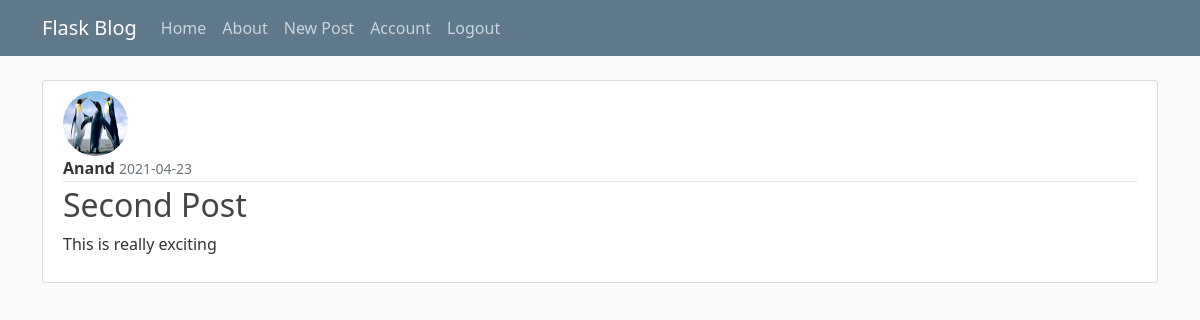
The app's page /post/2 (signed in) with its own data.
### demo/models.py (models this page shows, shortened)
class User(db.Model, UserMixin):
    id = db.Column(db.Integer, primary_key=True)
    username = db.Column(db.String(15), unique=True, nullable=False)
    email = db.Column(db.String(100), unique=True, nullable=False)
    image_file = db.Column(db.String(60), nullable=False, default='default.jpg')
    password = db.Column(db.String(60), nullable=False)
    posts = db.relationship('Post', backref='author', lazy=True)

class Post(db.Model):
    id = db.Column(db.Integer, primary_key=True)
    title = db.Column(db.String(100), nullable=False)
    date_posted = db.Column(db.DateTime, nullable=False, default=datetime.utcnow)
    content = db.Column(db.Text, nullable=False)
    user_id = db.Column(db.Integer, db.ForeignKey('user.id'), nullable=False)

### demo/posts/routes.py (the view)
@posts.route("/post/<int:post_id>")
@login_required
def post(post_id):
    post = Post.query.get_or_404(post_id)
    return render_template('post.html', title=post.title, post=post)

### demo/models.py (called while the page is built)
@login_manager.user_loader
def load_user(user_id):
    return User.query.get(int(user_id))

### demo/templates/post.html (shortened to what this page needs)
{% extends "layout.html" %}
{% block content %}
	<article class="media content-section">
    <img class="rounded-circle article-img" src="{{ url_for('static', filename='profile_pics/' + post.author.image_file) }}">
    <div class="media-body">
      <div class="article-metadata">
        <strong>{{ post.author.username }}</strong>
        <small class="text-muted">{{ post.date_posted.strftime('%Y-%m-%d') }}</small>
      </div>
      <h2>{{ post.title }}</h2>
      <p class="article-content">{{ post.content }}</p>
    </div>
  </article>
{% endblock %}

### demo/static/main.css (style rules this page uses)
body { background: #fafafa; color: #333333; margin-top: 5rem; }
h1, h2, h3, h4, h5, h6 { color: #444444; }
.content-section { background: #ffffff; padding: 10px 20px; border: 1px solid #dddddd; border-radius: 3px; margin-bottom: 20px; }
.article-content { white-space: pre-line; }
.article-img { height: 65px; width: 65px; margin-right: 16px; }
.article-metadata { padding-bottom: 1px; margin-bottom: 4px; border-bottom: 1px solid #e3e3e3 }

### records on screen
User: image_file (picture), author.username "Anand"
Post: date_posted "2021-04-23", title "Second Post", content "This is really exciting"
